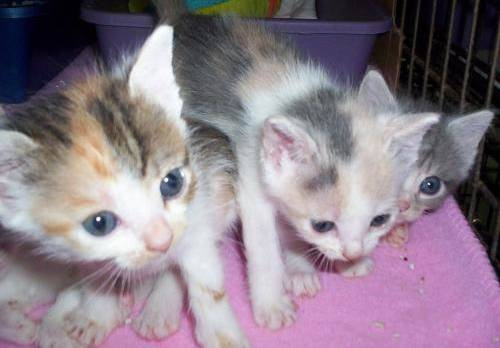
#> input picture test_images/55.jpg, 500 x 348 px, given in place of cat.0.jpg, which was not available
$ python utils.py
#> lines starting #> are read from the running program, lines starting #| are printed output that depends on the picture; pictures that were not available may be replaced by others from this repository, and a replacement may not be noted
import os
import cv2
import numpy as np
from tqdm import tqdm
from skimage.feature import hog
from config import IMAGE_SIZE
import cv2
from skimage.feature import hog

def preprocess_image(image_path):

#> called with image_path = 'dataset/train/cat.0.jpg'
    image = cv2.imread(image_path)
#> image is the input picture: shape (348, 500, 3); mean B, G, R 137.2, 125.7, 139

    if image is None:
        return None

    image = cv2.resize(image, (IMAGE_SIZE, IMAGE_SIZE))
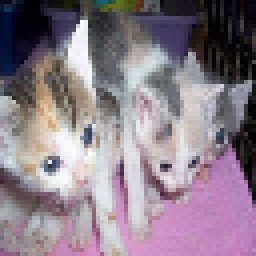
#> image: shape (64, 64, 3) (shown 4 times larger); mean B, G, R 137.2, 125.7, 139

    image = cv2.cvtColor(image, cv2.COLOR_BGR2GRAY)
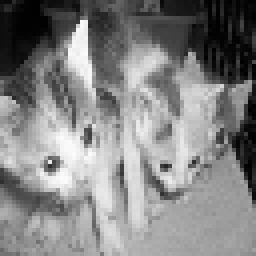
#> image: shape (64, 64) (shown 4 times larger); min 0, max 251, mean 131

    features = hog(
        image,
        orientations=9,
        pixels_per_cell=(8, 8),
        cells_per_block=(2, 2),
        block_norm="L2-Hys"
    )
#> features = 1764 values, max 0.333 at index 1477, min 0 at index 7, mean 0.142

    return features


def load_dataset(dataset_path):
    """
    Loads all images from the dataset and returns feature matrix X and labels y.
    """
    X = []
    y = []

    files = os.listdir(dataset_path)

    for file in tqdm(files):

        path = os.path.join(dataset_path, file)

        feature = preprocess_image(path)

        if feature is None:
            continue

        X.append(feature)

        if file.startswith("cat"):
            y.append(0)
        else:
            y.append(1)

    return np.array(X), np.array(y)

feature = preprocess_image("dataset/train/cat.0.jpg")
#> feature has the same summary as features in preprocess_image

print(feature.shape)
#| (1764,)

$ run again, on test_images/59.jpg
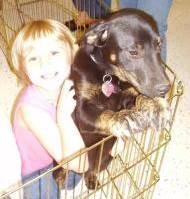
#> input picture test_images/59.jpg, 190 x 199 px, given in place of cat.0.jpg, which was not available
#> in preprocess_image, image is the input picture: shape (199, 190, 3); mean B, G, R 160.9, 177.5, 196.5
#> in preprocess_image, `image = cv2.resize(image, (IMAGE_SIZE, IMAGE_SIZE))`:
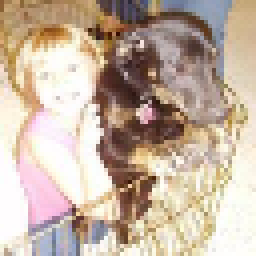
#> image: shape (64, 64, 3) (shown 4 times larger); mean B, G, R 161, 177.6, 196.6
#> in preprocess_image, `image = cv2.cvtColor(image, cv2.COLOR_BGR2GRAY)`:
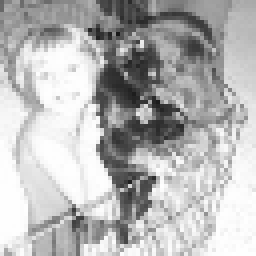
#> image: shape (64, 64) (shown 4 times larger); min 25, max 255, mean 181.4
#> features = 1764 values, max 0.32 at index 1053, min 0 at index 161, mean 0.145
#> feature has the same summary as features in preprocess_image
#| (1764,)

$ run again, on test_images/60.jpg
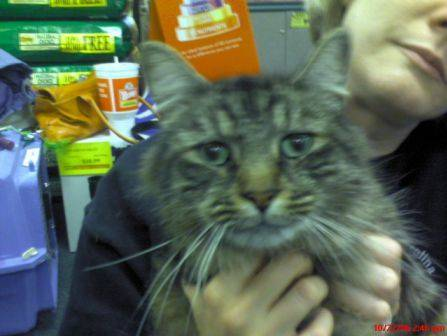
#> input picture test_images/60.jpg, 447 x 336 px, given in place of cat.0.jpg, which was not available
#> in preprocess_image, image is the input picture: shape (336, 447, 3); mean B, G, R 88, 105.7, 92.9
#> in preprocess_image, `image = cv2.resize(image, (IMAGE_SIZE, IMAGE_SIZE))`:
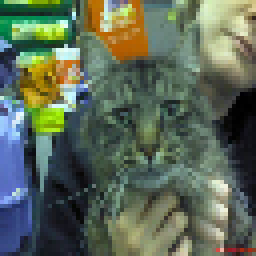
#> image: shape (64, 64, 3) (shown 4 times larger); mean B, G, R 87.7, 105.5, 92.7
#> in preprocess_image, `image = cv2.cvtColor(image, cv2.COLOR_BGR2GRAY)`:
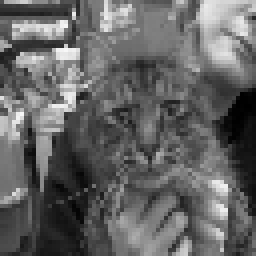
#> image: shape (64, 64) (shown 4 times larger); min 0, max 247, mean 99.6
#> features = 1764 values, max 0.346 at index 4, min 0 at index 1, mean 0.145
#> feature has the same summary as features in preprocess_image
#| (1764,)

$ run again, on test_images/61.jpg
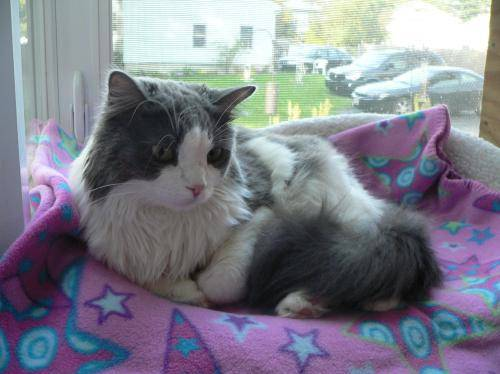
#> input picture test_images/61.jpg, 500 x 374 px, given in place of cat.0.jpg, which was not available
#> in preprocess_image, image is the input picture: shape (374, 500, 3); mean B, G, R 138.6, 126.8, 126.1
#> in preprocess_image, `image = cv2.resize(image, (IMAGE_SIZE, IMAGE_SIZE))`:
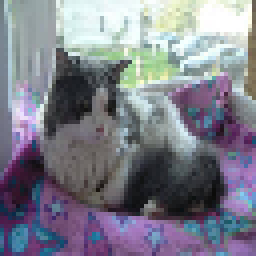
#> image: shape (64, 64, 3) (shown 4 times larger); mean B, G, R 138.6, 126.8, 126.1
#> in preprocess_image, `image = cv2.cvtColor(image, cv2.COLOR_BGR2GRAY)`:
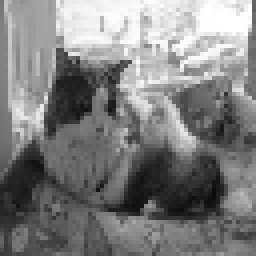
#> image: shape (64, 64) (shown 4 times larger); min 11, max 255, mean 127.9
#> features = 1764 values, max 0.326 at index 1089, min 0 at index 12, mean 0.143
#> feature has the same summary as features in preprocess_image
#| (1764,)
